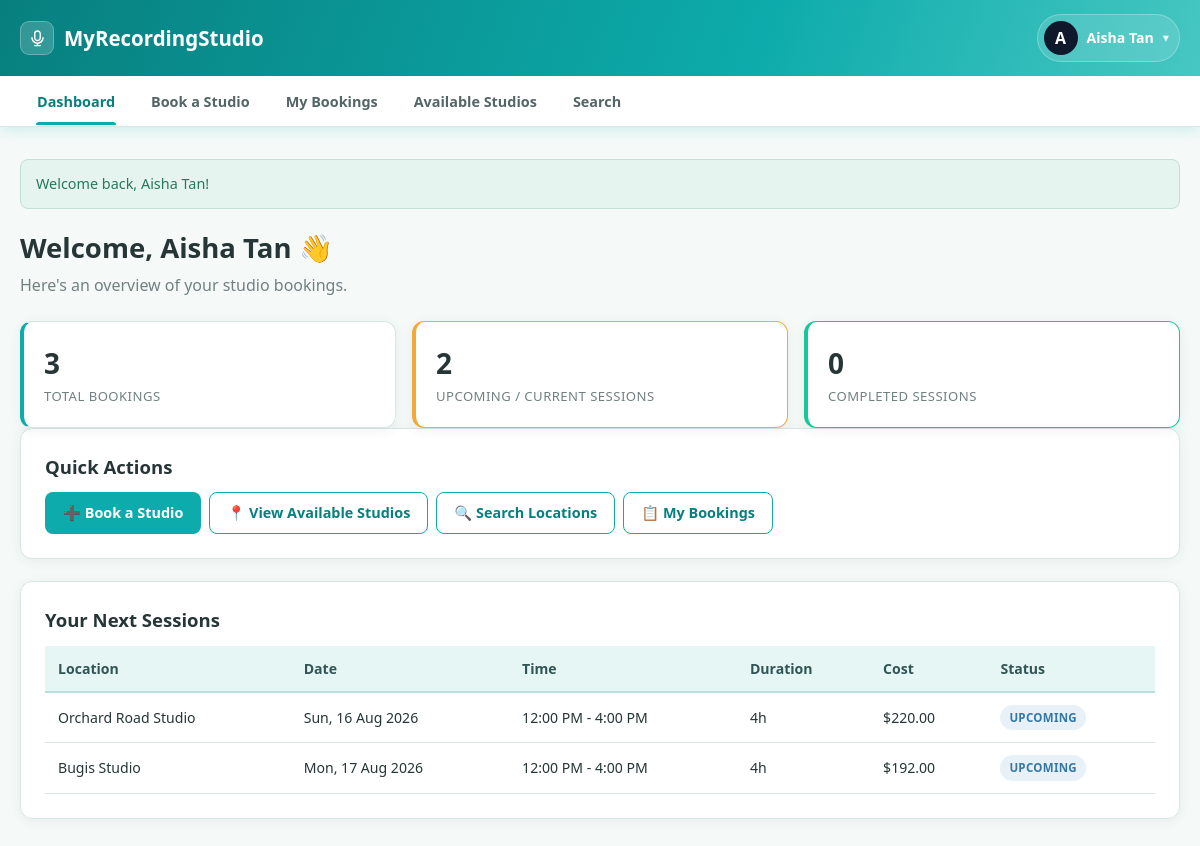
Page /client/dashboard.php (signed in) on the committed database.
### tables this page shows
CREATE TABLE users (
    user_id       INT AUTO_INCREMENT PRIMARY KEY,
    name          VARCHAR(100) NOT NULL,
    phone         VARCHAR(20)  NOT NULL,
    email         VARCHAR(150) NOT NULL UNIQUE,
    password_hash VARCHAR(255) NOT NULL,
    user_type     ENUM('admin','client') NOT NULL DEFAULT 'client',
    created_at    DATETIME NOT NULL DEFAULT CURRENT_TIMESTAMP
);

CREATE TABLE bookings (
    booking_id     INT AUTO_INCREMENT PRIMARY KEY,
    client_id      INT NOT NULL,
    location_id    INT NOT NULL,
    booking_date   DATE NOT NULL,
    start_time     TIME NOT NULL,
    duration_hours INT NOT NULL,
    end_time       TIME NOT NULL,
    total_cost     DECIMAL(8,2) NOT NULL,
    status         ENUM('active','cancelled') NOT NULL DEFAULT 'active',
    created_at     DATETIME NOT NULL DEFAULT CURRENT_TIMESTAMP,
    CONSTRAINT fk_booking_client
        FOREIGN KEY (client_id) REFERENCES users(user_id)
        ON DELETE CASCADE,
    CONSTRAINT fk_booking_location
        FOREIGN KEY (location_id) REFERENCES locations(location_id)
        ON DELETE CASCADE,
    CONSTRAINT chk_duration CHECK (duration_hours BETWEEN 1 AND 12)
);

CREATE TABLE locations (
    location_id    INT AUTO_INCREMENT PRIMARY KEY,
    description    VARCHAR(255) NOT NULL,
    num_studios    INT NOT NULL,
    cost_per_hour  DECIMAL(8,2) NOT NULL,
    created_at     DATETIME NOT NULL DEFAULT CURRENT_TIMESTAMP,
    CONSTRAINT chk_num_studios CHECK (num_studios > 0),
    CONSTRAINT chk_cost CHECK (cost_per_hour > 0)
);

### includes/bootstrap.php (called while the page is built, shortened)
<?php
spl_autoload_register(function ($class) {
    $path = __DIR__ . '/../classes/' . $class . '.php';
});
require_once __DIR__ . '/functions.php';

### classes/Database.php (called while the page is built)
<?php
class Database
{
    private static ?Database $instance = null;
    private PDO $pdo;
    private function __construct()
    {
        $dsn = "mysql:host=" . DB_HOST . ";dbname=" . DB_NAME . ";charset=utf8mb4";
        try {
            $this->pdo = new PDO($dsn, DB_USER, DB_PASS, [
                PDO::ATTR_ERRMODE            => PDO::ERRMODE_EXCEPTION,
                PDO::ATTR_DEFAULT_FETCH_MODE => PDO::FETCH_ASSOC,
                PDO::ATTR_EMULATE_PREPARES   => false,
            ]);
        } catch (PDOException $e) {
            die("Database connection failed. Please check that MySQL is running in XAMPP "
                . "and that the database 'myrecordingstudio' has been imported. Error: " . $e->getMessage());
        }
    }
    public static function getInstance(): Database
    {
        if (self::$instance === null) {
            self::$instance = new Database();
        }
        return self::$instance;
    }
    public function getConnection(): PDO
    {
        return $this->pdo;
    }
}

### classes/User.php (called while the page is built, shortened)
<?php
class User
{
    protected PDO $db;
    public function __construct()
    {
        $this->db = Database::getInstance()->getConnection();
    }
    public function getById(int $userId): ?array
    {
        $stmt = $this->db->prepare("SELECT * FROM users WHERE user_id = :id");
        $stmt->execute([':id' => $userId]);
        $row = $stmt->fetch();
        return $row ?: null;
    }
}

### classes/Client.php (called while the page is built, shortened)
<?php
class Client extends User
{
    private Booking $bookingModel;
    public function __construct(int $userId)
    {
        $data = $this->getById($userId);
        if ($data) {
            $this->userId   = (int)$data['user_id'];
            $this->name     = $data['name'];
        }
        $this->bookingModel  = new Booking();
    }
    public function getAllBookings(): array
    {
        return $this->bookingModel->getByClient($this->userId);
    }
    public function getCompletedSessions(): array
    {
        return $this->bookingModel->getCompletedByClient($this->userId);
    }
    public function getUpcomingSessions(): array
    {
        return $this->bookingModel->getUpcomingByClient($this->userId);
    }
}

### classes/Booking.php (called while the page is built, shortened)
<?php
class Booking
{
    private PDO $db;
    public function __construct()
    {
        $this->db = Database::getInstance()->getConnection();
    }
    public function hasStarted(array $booking): bool
    {
        $startDateTime = strtotime($booking['booking_date'] . ' ' . $booking['start_time']);
        return $startDateTime <= time();
    }
    public function hasEnded(array $booking): bool
    {
        $endDateTime = strtotime($booking['booking_date'] . ' ' . $booking['end_time']);
        return $endDateTime <= time();
    }
    public function computedStatus(array $booking): string
    {
        return 'upcoming';
    }
    public function getByClient(int $clientId): array
    {
        $stmt = $this->db->prepare(
            "SELECT b.*, l.description AS location_description, l.cost_per_hour
             FROM bookings b JOIN locations l ON l.location_id = b.location_id
             WHERE b.client_id = :cid
             ORDER BY b.booking_date DESC, b.start_time DESC"
        );
        $stmt->execute([':cid' => $clientId]);
        return $stmt->fetchAll();
    }
    public function getCompletedByClient(int $clientId): array
    {
        $stmt = $this->db->prepare(
            "SELECT b.*, l.description AS location_description, l.cost_per_hour
             FROM bookings b JOIN locations l ON l.location_id = b.location_id
             WHERE b.client_id = :cid AND b.status = 'active'
               AND CONCAT(b.booking_date, ' ', b.end_time) <= NOW()
             ORDER BY b.booking_date DESC, b.start_time DESC"
        );
        $stmt->execute([':cid' => $clientId]);
        return $stmt->fetchAll();
    }
    public function getUpcomingByClient(int $clientId): array
    {
        $stmt = $this->db->prepare(
            "SELECT b.*, l.description AS location_description, l.cost_per_hour
             FROM bookings b JOIN locations l ON l.location_id = b.location_id
             WHERE b.client_id = :cid AND b.status = 'active'
               AND CONCAT(b.booking_date, ' ', b.end_time) > NOW()
             ORDER BY b.booking_date ASC, b.start_time ASC"
        );
        $stmt->execute([':cid' => $clientId]);
        return $stmt->fetchAll();
    }
}

### client/dashboard.php (the view, shortened to what this page needs)
<?php
require_once __DIR__ . '/../includes/bootstrap.php';
$client = new Client($_SESSION['user_id']);
$upcoming = $client->getUpcomingSessions();
$completed = $client->getCompletedSessions();
$all = $client->getAllBookings();
$bookingModel = new Booking();
include __DIR__ . '/../includes/header.php';
?>
<div class="page-header">
    <h1>Welcome, <?= e($client->name) ?> 👋</h1>
    <p class="subtitle">Here's an overview of your studio bookings.</p>
</div>
<div class="card-grid">
    <div class="stat-card">
        <div class="stat-value"><?= count($all) ?></div>
        <div class="stat-label">Total Bookings</div>
    </div>
    <div class="stat-card" style="border-color:#F2A93B;">
        <div class="stat-value"><?= count($upcoming) ?></div>
        <div class="stat-label">Upcoming / Current Sessions</div>
    </div>
    <div class="stat-card" style="border-color:#16C79A;">
        <div class="stat-value"><?= count($completed) ?></div>
        <div class="stat-label">Completed Sessions</div>
    </div>
</div>
<div class="card">
    <h2>Quick Actions</h2>
    <div class="btn-group">
        <a href="book.php" class="btn btn-primary">➕ Book a Studio</a>
        <a href="available_locations.php" class="btn btn-outline">📍 View Available Studios</a>
        <a href="search_locations.php" class="btn btn-outline">🔍 Search Locations</a>
        <a href="my_bookings.php" class="btn btn-outline">📋 My Bookings</a>
    </div>
</div>
<div class="card">
    <h2>Your Next Sessions</h2>
    <?php if (empty($upcoming)): ?>
        <div class="empty-state">You have no upcoming sessions. <a href="book.php">Book one now</a>.</div>
    <?php else: ?>
        <div class="table-wrap">
        <table class="data-table">
            <thead><tr><th>Location</th><th>Date</th><th>Time</th><th>Duration</th><th>Cost</th><th>Status</th></tr></thead>
            <tbody>
            <?php foreach (array_slice($upcoming, 0, 5) as $b): ?>
                <tr>
                    <td><?= e($b['location_description']) ?></td>
                    <td><?= formatDate($b['booking_date']) ?></td>
                    <td><?= formatTime($b['start_time']) ?> - <?= formatTime($b['end_time']) ?></td>
                    <td><?= (int)$b['duration_hours'] ?>h</td>
                    <td><?= formatMoney($b['total_cost']) ?></td>
                    <td><?= statusBadge($bookingModel->computedStatus($b)) ?></td>
                </tr>
            <?php endforeach; ?>
            </tbody>
        </table>
        </div>
    <?php endif; ?>
</div>
<?php include __DIR__ . '/../includes/footer.php'; ?>

### includes/functions.php (shortened to what this page needs)
<?php
function renderFlashes(): void
{
    foreach ($_SESSION['flash'] as $f) {
        $class = $f['type'] === 'success' ? 'alert-success' : 'alert-error';
        echo '<div class="alert ' . $class . '">' . htmlspecialchars($f['message']) . '</div>';
    }
}
function formatMoney($amount): string
{
    return '$' . number_format((float)$amount, 2);
}
function formatDate($date): string
{
    return date('D, d M Y', strtotime($date));
}
function formatTime($time): string
{
    return date('g:i A', strtotime($time));
}
function statusBadge(string $status): string
{
    $labels = [
        'upcoming'    => 'Upcoming',
        'in_progress' => 'In Progress',
        'completed'   => 'Completed',
        'cancelled'   => 'Cancelled',
    ];
    $label = $labels[$status] ?? ucfirst($status);
    return '<span class="badge badge-' . htmlspecialchars($status) . '">' . htmlspecialchars($label) . '</span>';
}
function e(string $value): string
{
    return htmlspecialchars($value, ENT_QUOTES, 'UTF-8');
}

### assets/css/style.css (style rules this page uses)
:root { --primary: #0DABAB; --primary-dark: #087F7F; --primary-soft: #E6F6F5; --danger: #C95656; --danger-soft: #F9E8E8; --warning: #C58A32; --warning-soft: #FBF1DF; --success: #2F8F72; --success-soft: #E6F4EF; --info: #397AA8; --info-soft: #E8F1F8; --bg: #F5FAF9; --card-bg: #FFFFFF; --text: #263535; --text-muted: #718080; --border: #D8E6E4; --radius: 12px; --shadow: 0 2px 12px rgba(38, 53, 53, 0.07); --shadow-hover: 0 8px 24px rgba(38, 53, 53, 0.12); }
* { box-sizing: border-box; }
html { scroll-behavior: smooth; }
body { margin: 0; font-family: "Segoe UI", Roboto, Helvetica, Arial, sans-serif; background: var(--bg); color: var(--text); line-height: 1.5; }
a { color: var(--primary-dark); text-decoration: none; }
.page-header { margin-bottom: 24px; }
.page-header h1 { margin: 0 0 5px; font-size: 1.72rem; }
.page-header p.subtitle { margin: 0; color: var(--text-muted); }
.card { background: var(--card-bg); border: 1px solid var(--border); border-radius: var(--radius); box-shadow: var(--shadow); padding: 24px; margin-bottom: 22px; }
.card h2 { margin: 0 0 12px; font-size: 1.16rem; }
.card-grid { display: grid; grid-template-columns: repeat(auto-fit, minmax(230px, 1fr)); gap: 16px; }
.stat-card { background: #fff; border: 1px solid var(--border); border-left: 4px solid var(--primary); border-radius: var(--radius); padding: 20px; box-shadow: var(--shadow); }
.stat-value { font-size: 1.75rem; font-weight: 750; }
.stat-label { margin-top: 3px; color: var(--text-muted); font-size: .82rem; text-transform: uppercase; letter-spacing: .035em; }
.btn { display: inline-flex; align-items: center; justify-content: center; padding: 9px 17px; border: 1px solid transparent; border-radius: 8px; font-size: .9rem; font-weight: 650; cursor: pointer; text-align: center; transition: background .15s ease, border-color .15s ease, box-shadow .15s ease, transform .05s ease; }
.btn-primary { background: var(--primary); color: #fff; }
.btn-outline { background: #fff; color: var(--primary-dark); border-color: var(--primary); }
.btn-group { display: flex; gap: 8px; flex-wrap: wrap; }
.alert { padding: 13px 15px; margin-bottom: 18px; border-radius: 8px; font-size: .9rem; }
.alert-success { background: var(--success-soft); color: #28775F; border: 1px solid #BFE1D5; }
.badge { display: inline-block; padding: 4px 9px; border-radius: 999px; font-size: .72rem; font-weight: 750; letter-spacing: .025em; text-transform: uppercase; }
.badge-upcoming { background: var(--info-soft); color: #3578A8; }
.table-wrap { overflow-x: auto; }
table.data-table { width: 100%; border-collapse: collapse; font-size: .88rem; }
table.data-table th, table.data-table td { padding: 12px 13px; text-align: left; border-bottom: 1px solid var(--border); vertical-align: middle; }
table.data-table th { background: #E6F6F5; color: #315555; font-weight: 750; white-space: nowrap; border-bottom: 2px solid #B9DEDB; }

### rows in the picture
users: name "Aisha Tan"
bookings: location.description "Orchard Road Studio", booking_date "Sun, 16 Aug 2026", start_time "12:00 PM", end_time "4:00 PM", duration_hours "4", total_cost "$220.00"
bookings: location.description "Bugis Studio", booking_date "Mon, 17 Aug 2026", start_time "12:00 PM", end_time "4:00 PM", duration_hours "4", total_cost "$192.00"

### other values in the picture
$userInitial "A"
$userName "Aisha Tan"
$f['message'] "Welcome back, Aisha Tan!"
count($all) "3"
count($upcoming) "2"
count($completed) "0"
